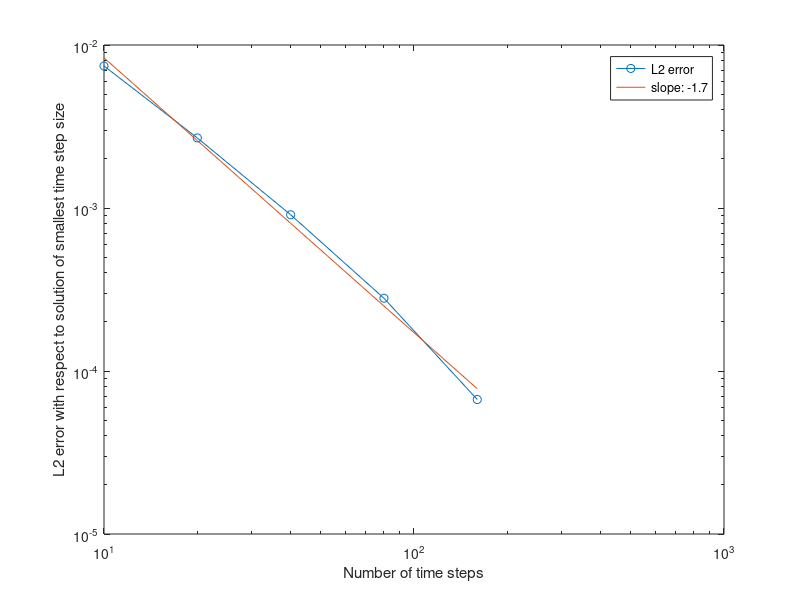
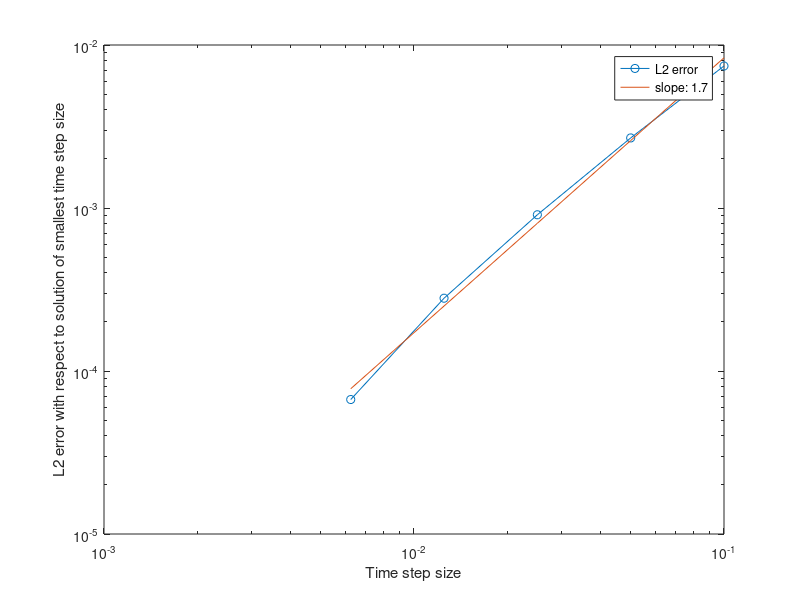

Here is the MATLAB script that generated these plots, in order:
function convergenceTau

m = [10; 20; 40; 80; 160];

tau = [0.1; 0.05; 0.025; 0.0125; 0.00625];

eL2 = [0.0235131; 0.0120338; 0.00574872; 0.00250075; 0.00084534];

eL2 = sqrt(tau) .* eL2;

p1 = polyfit(log(m), log(eL2), 1);      % result: p1 = [-1.6862, -0.9034]
p2 = polyfit(log(tau), log(eL2), 1);    % result: p2 = [1.6862, -0.9034]

figure()
loglog(m, eL2, '-o')
hold on
loglog(m, exp(p1(1)*log(m) + p1(2)))
xlabel('Number of time steps')
ylabel('L2 error with respect to solution of smallest time step size');
legend('L2 error', 'slope: -1.7');

figure()
loglog(tau, eL2, '-o')
hold on
loglog(tau, exp(p2(1)*log(tau) + p2(2)))
xlabel('Time step size')
ylabel('L2 error with respect to solution of smallest time step size');
legend('L2 error', 'slope: 1.7');
